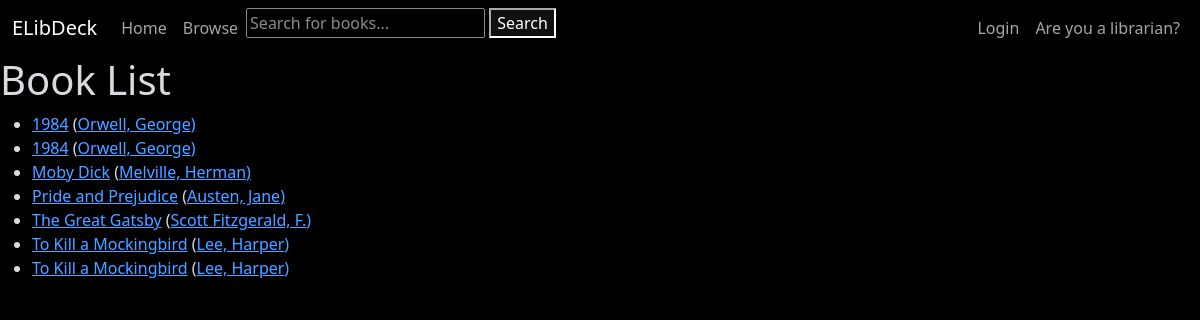
The page /books/ on the database as committed earlier.
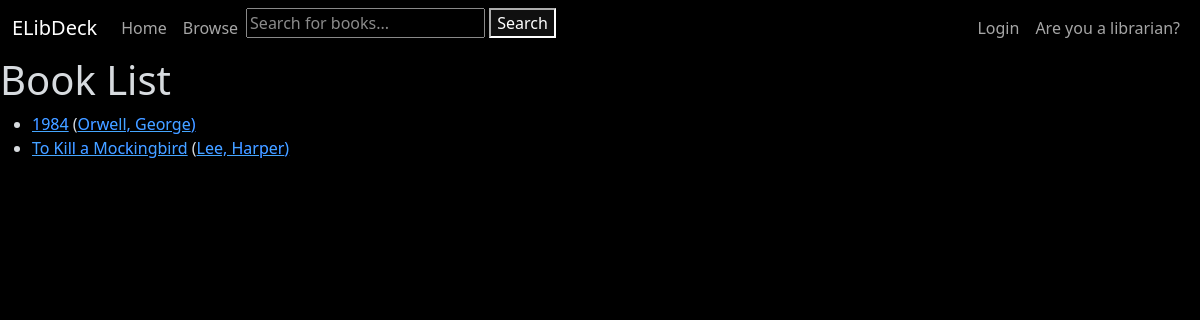
The same page on the database as committed later.
### books_catalog/models.py (models this page shows, shortened)
class Book(models.Model):
    title = models.CharField(max_length=255, blank=True, null=True, help_text='Title of book')
    author = models.ForeignKey('Author', on_delete=models.RESTRICT, null=True)
    summary = models.TextField(max_length=1000, help_text="Enter a brief description of the book.", blank=True,
                               null=True)
    isbn = models.CharField('ISBN', max_length=13, unique=True, help_text='13 character ISBN', blank=True, null=True)
    genre = models.ManyToManyField(Genre, help_text='Select a genre for this book.')
    cover_image = models.ImageField(upload_to='MEDIA_ROOT/covers/', blank=True, null=True)
    publication_date = models.IntegerField(blank=True, null=True, help_text='Date of publication')
    borrowers = models.ManyToManyField(settings.AUTH_USER_MODEL, blank=True, related_name="borrowed_books")
    class Meta:
        ordering = ['title', '-publication_date']
    def get_absolute_url(self):
        return reverse('books_catalog:book-detail', args=[str(self.id)])

class Author(models.Model):
    first_name = models.CharField(max_length=100)
    last_name = models.CharField(max_length=100)
    date_of_birth = models.DateField(null=True, blank=True)
    date_of_death = models.DateField('Died', null=True, blank=True)
    class Meta:
        ordering = ['last_name', 'first_name']
    def __str__(self):
        return f'{self.last_name}, {self.first_name}'

### books_catalog/views.py (the view)
# urls.py: path('books/', views.BookListView.as_view(), name='books'),
class BookListView(generic.ListView):
    model = Book
    template_name = 'books_catalog/book_list.html'
    paginate_by = 10

### books_catalog/templates/books_catalog/book_list.html
{% extends 'generic.html' %}
{% block content %}
  <h1>Book List</h1>
  {% if book_list %}
    <ul>
      {% for book in book_list %}
      <li>
        <a href="{{ book.get_absolute_url }}">{{ book.title }}</a>
        (<a href="">{{ book.author }})</a>
      </li>
      {% endfor %}
    </ul>
  {% else %}
    <p>There are no books in the library.</p>
  {% endif %}
{% endblock %}

### templates/generic.html (shortened to what this page needs)
<!DOCTYPE html>
<html lang="en">
<head>
    <link href="https://cdn.jsdelivr.net/npm/bootstrap@5.3.0-alpha1/dist/css/bootstrap.min.css"
          rel="stylesheet"/>
</head>
<body>
<nav class="navbar navbar-expand-sm">
    <div class="container-fluid">
        <a class="navbar-brand" href="{% url 'books_catalog:landing-page' %}">ELibDeck</a>
        <div class="collapse navbar-collapse" id="navbarNav">
            <ul class="navbar-nav">
                <li class="nav-item">
                    <a class="nav-link" href="{% url 'books_catalog:landing-page' %}">Home</a>
                </li>
                <li class="nav-item">
                    <a class="nav-link" href="{% url 'books_catalog:books' %}">Browse</a>
                </li>
                <li class="nav-item">
                    <form method="get" action="{% url 'books_catalog:search' %}">
                        <input type="text" name="q" placeholder="Search for books..." value="{{ query }}">
                        <button type="submit">Search</button>
                    </form>
                </li>
            </ul>
            <ul class="navbar-nav ms-auto">
                {% if user.is_authenticated %}
                    <li class="nav-item"><a class="nav-link"
                                            href="{% url 'users:profile-page' %}">{{ user.get_username }}</a></li>
                    <li class="nav-item">
                        <a class="nav-link" href="{% url 'account_logout' %}">Logout</a>
                    </li>
                    {% if perms.books_catalog.can_mark_returned %}
                        <li class="nav-item"><a class="nav-link"
                                                href="{% url 'books_catalog:update-library-settings' %}">Update
                            settings</a></li>
                    {% endif %}
                {% else %}
                    <li class="nav-item">
                        <a class="nav-link" href="{% url 'account_login' %}?next={{ request.path }}">Login</a>
                    </li>
                    <li class="nav-item">
                        <a class="nav-link" href="{% url 'users:librarian-login' %}?next={{ request.path }}">Are you a
                            librarian?</a>
                    </li>
                {% endif %}
            </ul>
        </div>
    </div>
</nav>
<div class="col-sm-10">
    {% block content %}
    {% endblock %}
</div>
</body>
</html>

### templates/generic.html (style rules this page uses)
html { filter: invert(1) hue-rotate(180deg); }

Rows that differ between the two databases and show on the page:
removed Book: title "1984", author "Orwell, George"
removed Book: title "Moby Dick", author "Melville, Herman"
removed Book: title "Pride and Prejudice", author "Austen, Jane"
removed Book: title "The Great Gatsby", author "Scott Fitzgerald, F."
removed Book: title "To Kill a Mockingbird", author "Lee, Harper"
